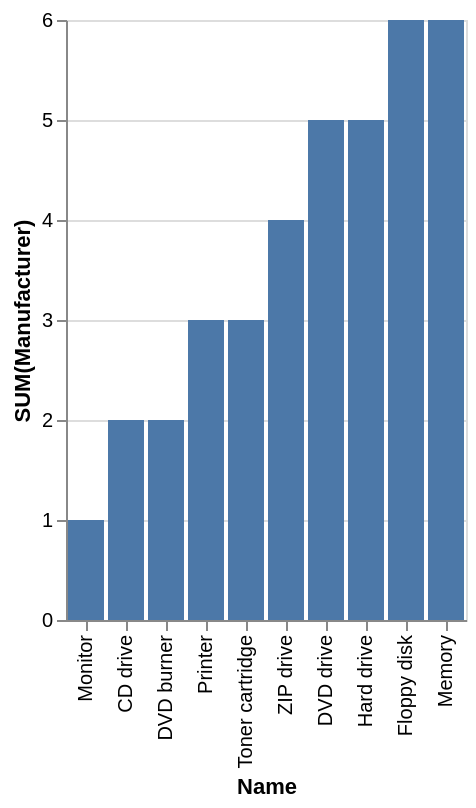

Write the Vega-Lite specification saved for this chart.
### Vega-Lite specification from a JSON file in a GitHub repository (floating-point values rounded to 4 significant figures)
{"data": {"values": [{"x_data": "Monitor", "y_data": 1}, {"x_data": "CD drive", "y_data": 2}, {"x_data": "DVD burner", "y_data": 2}, {"x_data": "Printer", "y_data": 3}, {"x_data": "Toner cartridge", "y_data": 3}, {"x_data": "ZIP drive", "y_data": 4}, {"x_data": "DVD drive", "y_data": 5}, {"x_data": "Hard drive", "y_data": 5}, {"x_data": "Floppy disk", "y_data": 6}, {"x_data": "Memory", "y_data": 6}]}, "mark": "bar", "encoding": {"x": {"field": "x_data", "type": "nominal", "title": "Name", "sort": {"op": "sum", "field": "y_data", "order": "ascending"}}, "y": {"field": "y_data", "type": "quantitative", "title": "SUM(Manufacturer)"}}}
